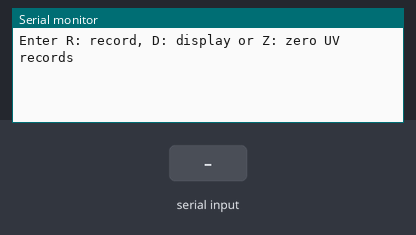
Bench run of a sketch on a simulated ESP8266 (NodeMCU). On the bench: the last lines printed to the serial monitor. Inputs (shaded band) come from the test bench. EEPROM starts erased.

Above: at 1.2 s.
1.3 s: "D" received over Serial
At 1.6 s:
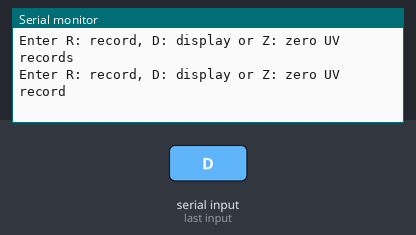
2.8 s: "R" received over Serial
At 5.6 s:
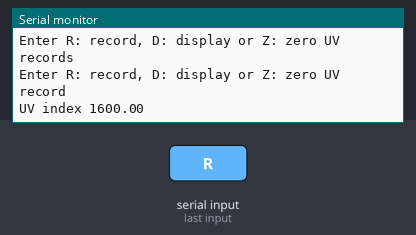
5.8 s: "D" received over Serial
At 6.2 s:
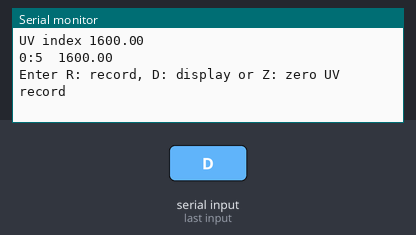

The sketch:

Listing20-2.ino
```cpp
/*******************************************************************************
 * Sketch name: Saving data in EEPROM
 * Description: Save data on microcontroller for storage when switched off
 * Created on:  October 2020
 * Author:      Neil Cameron
 * Book:        Electronics Projects with the ESP8266 and ESP32
 * Chapter :    20 - OTA and saving data to EEPROM, SPIFFS and Excel
 ******************************************************************************/

#include <EEPROM.h>          // include EEPROM library
int EEaddress, records;
unsigned long seconds, nowTime, lastTime = 0;
char cmd = ' ';           // command character

typedef struct            // structure to hold data record
{
  float UV;             // a real number (4 bytes) and an
  int minuteTime;           // integer (4 bytes in EEPROM)
  int secondTime;
} dataStruct;
dataStruct data;            // number of bytes to store data
int Nbytes = sizeof(float) + sizeof(data.minuteTime) + sizeof(int);

void setup()
{
  Serial.begin(115200);         // define Serial Monitor baud rate
  EEPROM.begin(1000);         // set EEPROM capacity
  EEPROM.put(0, 0);         // set record number to zero
  EEPROM.commit();          // write to EEPROM
  Serial.println("Enter R: record, D: display or Z: zero UV records");
}

void loop()
{               // command from Serial buffer
  if(Serial.available() > 0) cmd = Serial.read();
  nowTime = millis();         // start of time interval
  if((nowTime - lastTime > 5000) && (cmd == 'R')) // collect data every 5s
  {
    data.UV = analogRead(A0)*3200.0/1024;   // convert reading to mV
    seconds = (nowTime/1000);
    data.minuteTime = seconds / 60;     // calculate elapsed minutes
    data.secondTime = seconds % 60;     //  and seconds
    EEPROM.get(0, records);       // number of EEPROM records
    EEaddress = records * Nbytes + 4;   // address of new record
    if((EEaddress + Nbytes) > EEPROM.length())  // check if exceeding the
    {               //  set EEPROM capacity
      records = 0;          // reset EEPROM record number
      EEaddress = 4;          // avoid over-flowing EEPROM
    }
    records++;            // increment number of records
    EEPROM.put(0, records);       // update number of records
    EEPROM.put(EEaddress, data);      // write data to EEPROM
    EEPROM.commit();
    Serial.print("UV index ");Serial.println(data.UV);  // display data
    lastTime = nowTime;         // update time interval
  }
  if(cmd == 'D')            // display data held on EEPROM
  {
    records = EEPROM.get(0, records);   // number of EEPROM records
    for (int i=0; i<records; i++)
    {
      EEaddress = i * Nbytes + 4;     // EEPROM address of ith record
      EEPROM.get(EEaddress, data);      // read and display EEPROM
      Serial.print(data.minuteTime);Serial.print(":");
      Serial.print(data.secondTime);Serial.print("\t");
      Serial.println(data.UV);
    }
    cmd = ' ';            // reset command
    Serial.println("Enter R: record, D: display or Z: zero UV record");
  }
  if(cmd == 'Z')            // command to reset records
  {
    EEPROM.put(0, 0);         // set record number to zero
    EEPROM.commit();
    cmd = ' ';
    Serial.println("Enter R: record, D: display or Z: zero UV record");
  }
}
```

Measured:
- after the input at 1.3 s, the serial monitor: prints a new line at once (image 1)
- after the input at 2.8 s, the serial monitor: prints a new line after 2.2 s (image 2)
- after the input at 5.8 s, the serial monitor: prints a new line at once (image 3)
